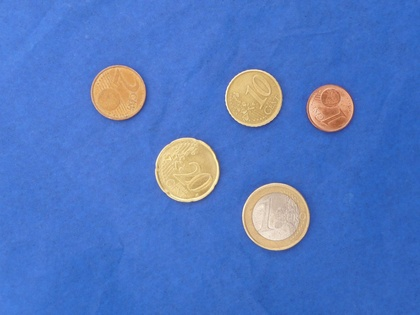
%> input picture BRUNO-1/Moedas2.jpg, 420 x 315 px, shrunk from 1024 x 768 before the run
$ octave nadia2.m   (GNU Octave 9; MATLAB toolbox functions it lacks are replaced by stand-ins)
%> lines starting %> are read from the running program, lines starting %| are printed output that depends on the picture; in (x1, y1, x2, y2) boxes, pixels count from 0 and x2, y2 are one past the last pixel; in counts of white or black regions, pixels touching at a corner belong together; the program's own positions count from 1
### PROJ1/distance.m
function [centx,centy,r]=distance(D);

[w h]=size(D');

mx=max(max(D));
r=mx;
for i=1:h
    for j=1:w
        if D(i,j)==mx;
            centx=j;
            centy=i;
        end
    end
end

### BRUNO-1/whichcoin.m
function  f=whichcoin(rad);

if rad>100
    f=1;
elseif (54<rad) & (rad<56)
    f=0.10;
elseif (76<rad) & (rad<77)
    f=10;
elseif (85<rad) & (rad<86)
    f=25;
elseif (95<rad) & (rad<96)
    f=50;
else
    f=0;
end

### BRUNO-1/nadia2.m
close all;
clear all;
clc;

color = char('r','g','b','y','m','c','w');

I1 = imread('Moedas2.jpg');
%> I1 is the input picture: size 315x420x3 uint8; mean R, G, B 81.8, 119.7, 194
figure, imshow(I1);

 % [11 lines of commented-out code are left out]


figure, imshow(I1);
%I1 = imsharpen(I1,'Radius', 2, 'Amount',1);
%figure, imshow(I1);

lab_he = rgb2lab(I1);
%> lab_he: size 315x420x3 double; mean of channels 1, 2, 3 51.2, 12.3, -42.4
ab = lab_he(:,:,2:3);
nrows = size(ab,1);
%> nrows = 315
ncols = size(ab,2);
%> ncols = 420
ab = reshape(ab,nrows*ncols,2);

nColors = 3;
% repeat the clustering 3 times to avoid local minima
[cluster_idx, cluster_center] = kmeans(ab,nColors,'distance','sqEuclidean', ...
                                      'Replicates',3);
%> cluster_center = [13.02 -50.52; 7.14 32.42; 4.71 6.28]
% - -

pixel_labels = reshape(cluster_idx,nrows,ncols);
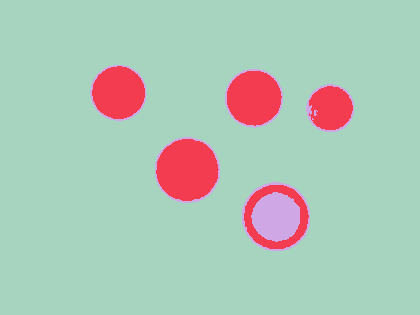
%> pixel_labels: size 315x420 double; 3 distinct labels, from 1 to 3; one colour per label, 0 black

figure, imshow(pixel_labels,[]) , title('image labeled by cluster index')


minD = min(pixel_labels(:));
%> minD = 1
maxD = max(pixel_labels(:));
%> maxD = 3

mapped_image = (double(pixel_labels) - minD) ./ (maxD - minD);

ncmap = size(colormap, 1);

mapped_image = mapped_image .* ncmap;
%> mapped_image: size 315x420 double; 3 distinct labels, from 0 to 256

if ncmap == 2
   mapped_image = mapped_image >= 0.5;  %logical
elseif ncmap <= 256
   mapped_image = uint8(mapped_image);
%> mapped_image: size 315x420 uint8; 3 distinct labels, from 0 to 255
else
   mapped_image = uint16(mapped_image);
end

imwrite( mapped_image, 'YourData.tif' )


%imwrite(pixel_labels, 'YourData.jpg' );

I2 = imread('YourData.tif');
%I2 = rgb2gray(I2);

d2 = imfill(I2, 'holes');
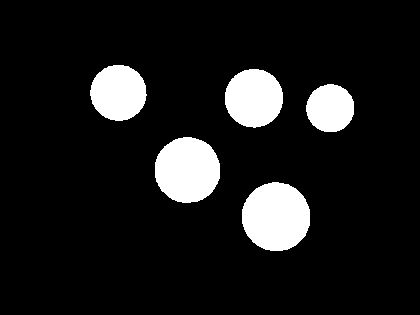
%> d2: size 315x420 uint8; 10.6% white; 5 white regions, box (x1, y1, x2, y2) and area: (242, 182, 310, 251) 3708, (155, 137, 220, 203) 3399, (225, 69, 283, 128) 2691, (90, 65, 147, 121) 2472, (306, 84, 354, 132) 1817
%figure, imshow(d2);


SE = strel('square',3);
SE = [0 1 0
      1 1 1
      0 1 0];
BW = imdilate(d2,SE);
%> BW: size 315x420 uint8; 11.3% white; 5 white regions, box (x1, y1, x2, y2) and area: (241, 181, 311, 252) 3904, (154, 136, 221, 204) 3589, (224, 68, 284, 129) 2860, (89, 64, 148, 122) 2633, (305, 83, 355, 133) 1956

BW2 =imerode(BW,SE);
%> BW2: size 315x420 uint8; 10.6% white; 5 white regions


Label=bwlabel(d2,4);
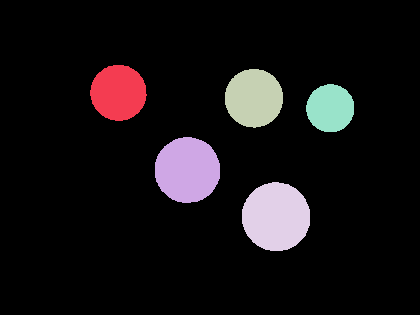
%> Label: size 315x420 double; 6 distinct labels, from 0 to 5; one colour per label, 0 black


[lb num] = bwlabel(d2); %estava BW3
%> num = 5

stats = regionprops(lb);
%> stats = 5 regions; box (x1, y1, x2, y2), Area and Centroid: (242, 182, 310, 251) 3708 [276.6 217.3], (155, 137, 220, 203) 3399 [188 170.6], (225, 69, 283, 128) 2691 [254.5 98.7], (90, 65, 147, 121) 2472 [119 93.4], (306, 84, 354, 132) 1817 [330.9 108.8]
areas = [stats.Area];
%> areas = [2472 3399 2691 3708 1817]
[dummy indM] = max(areas);
%> dummy = 3708; indM = 4
imgBr = (lb == indM);
%> imgBr: size 315x420 logical; 2.8% white; 1 white region, box (x1, y1, x2, y2) and area: (242, 182, 310, 251) 3708
n_ojb=0
areas = [];
figure; imshow(lb); hold on;

% [12 lines of commented-out code are left out]
[val ind] = max(areas)

%TESTING TESTING TESTING - LIGAR OBJECTOS

boundaries = bwboundaries(d2);
%> boundaries = 5 boundaries; box (x1, y1, x2, y2) and points: (242, 182, 310, 251) 193, (155, 137, 220, 203) 187, (225, 69, 283, 128) 166, (90, 65, 147, 121) 158, (306, 84, 354, 132) 136
numberOfBoundaries = size(boundaries, 1);
%> numberOfBoundaries = 5
for k = 1 : numberOfBoundaries
	thisBoundary = boundaries{k};
	plot(thisBoundary(:,2), thisBoundary(:,1), color(randi(numel(color))), 'LineWidth', 3);
end
%> this loop made 5 passes
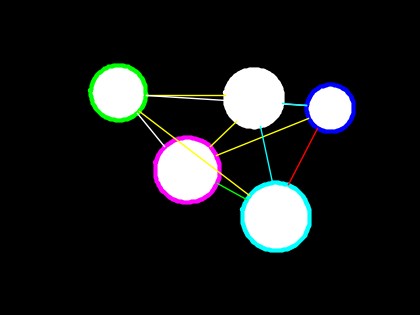
%> figure redrawn from the program's plot data
hold off;

fprintf('BOUNDARIES NUMBER IS %d \n',numberOfBoundaries);
%| BOUNDARIES NUMBER IS 5


% Define object boundaries
numberOfBoundaries = size(boundaries, 1)
% message = sprintf('Found %d boundaries', numberOfBoundaries);
% uiwait(helpdlg(message));
% Find minimum distance between each pair of boundaries
for b1 = 1 : numberOfBoundaries
	for b2 = 1 : numberOfBoundaries
		if b1 >= b2
			% Can't find distance between the region and itself
			continue;
		end
		boundary1 = boundaries{b1};
		boundary2 = boundaries{b2};
		boundary1x = boundary1(:, 2);
		boundary1y = boundary1(:, 1);
		x1=1;
		y1=1;
		x2=1;
		y2=1;
		overallMinDistance = inf; % Initialize.
		% For every point in boundary 2, find the distance to every point in boundary 1.
		for k = 1 : size(boundary2, 1)
			% Pick the next point on boundary 2.
			boundary2x = boundary2(k, 2);
			boundary2y = boundary2(k, 1);
			% For this point, compute distances from it to all points in boundary 1.
			allDistances = sqrt((boundary1x - boundary2x).^2 + (boundary1y - boundary2y).^2);
			% Find closest point, min distance.
			[minDistance(k), indexOfMin] = min(allDistances);
			if minDistance(k) < overallMinDistance
				x1 = boundary1x(indexOfMin);
				y1 = boundary1y(indexOfMin);
				x2 = boundary2x;
				y2 = boundary2y;
				overallMinDistance = minDistance(k);
			end
		end
		% Find the overall min distance
		minDistance = min(minDistance);
		% Report to command window.
		fprintf('The minimum distance from region %d to region %d is %.3f pixels\n', b1, b2, minDistance);

		% Draw a line between point 1 and 2


		line([x1, x2], [y1, y2], 'Color', color(randi(numel(color))), 'LineWidth', 1);
	end
end
%> after the loop, minDistance = 63.06

%annotation('Found %d regions\n', b1,[2 3 300 200])
fprintf('Found %d regions\n', b1);
%| Found 5 regions

%DETECCAO DE MOEDAS DAQUI PARA BAIXO

a1=(Label==1);
%> a1: size 315x420 logical; 1.9% white; 1 white region, box (x1, y1, x2, y2) and area: (90, 65, 147, 121) 2472
a2=(Label==2);
%> a2: size 315x420 logical; 2.6% white; 1 white region, box (x1, y1, x2, y2) and area: (155, 137, 220, 203) 3399
a3=(Label==3);
%> a3: size 315x420 logical; 2% white; 1 white region, box (x1, y1, x2, y2) and area: (225, 69, 283, 128) 2691
a4=(Label==4);
a5=(Label==5);
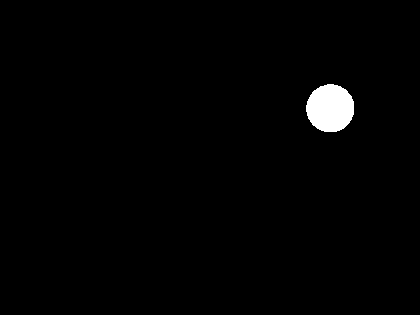
%> a5: size 315x420 logical; 1.4% white; 1 white region, box (x1, y1, x2, y2) and area: (306, 84, 354, 132) 1817
a6=(Label==6);
%> a6: size 315x420 logical; every value is 0
a7=(Label==7);
a8=(Label==8);
a9=(Label==9);
a10=(Label==10);


D1 = bwdist(~a1);
figure, imshow(D1,[]),
[xc1 yc1 r1]=distance(D1);
%> in distance, `[w h]=size(D');`: w = 420; h = 315
%> in distance, `mx=max(max(D));`: mx = 27.66
%> after the loop in distance, `for i=1:h`: centx = 119; centy = 93
%> xc1 = 119; yc1 = 93; r1 = 27.66
f1=whichcoin(r1)
%> f1 = 0
disp(r1)
%| 27.659


D2 = bwdist(~a2);           % computing minimal euclidean distance to non-white pixel
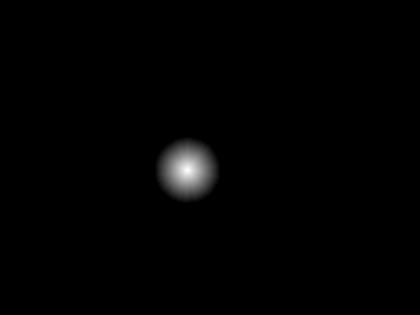
%> D2: size 315x420 single; min 0, max 32.25, mean 0.3; drawn with min black and max white
%figure, imshow(D2,[]),      %
[xc2 yc2 r2]=distance(D2);
%> xc2 = 188; yc2 = 171; r2 = 32.25
f2=whichcoin(r2)
%> f2 = 0
disp(r2)
%| 32.249

D3 = bwdist(~a3);           % computing minimal euclidean distance to non-white pixel
%figure, imshow(D3,[]),      %
[xc3 yc3 r3]=distance(D3);
%> xc3 = 255; yc3 = 99; r3 = 28.64
f3=whichcoin(r3)
%> f3 = 0
disp(r3)
%| 28.636

D4 = bwdist(~a4);           % computing minimal euclidean distance to non-white pixel
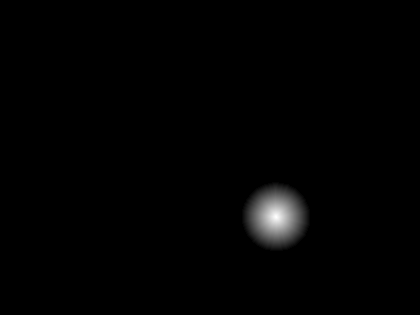
%> D4: size 315x420 single; min 0, max 33.73, mean 0.3; drawn with min black and max white
%figure, imshow(D4,[]),      %
[xc4 yc4 r4]=distance(D4);
%> xc4 = 277; yc4 = 218; r4 = 33.73
f4=whichcoin(r4)
%> f4 = 0
disp(r4)
%| 33.734

D5 = bwdist(~a5);           % computing minimal euclidean distance to non-white pixel
%figure, imshow(D5,[]),      %
[xc5 yc5 r5]=distance(D5);
%> xc5 = 331; yc5 = 109; r5 = 23.77
f5=whichcoin(r5)
%> f5 = 0
disp(r5)
%| 23.770

D6 = bwdist(~a6);           % computing minimal euclidean distance to non-white pixel
%> D6: size 315x420 single; every value is 0
%figure, imshow(D6,[]),      %
[xc6 yc6 r6]=distance(D6);
%> xc6 = 420; yc6 = 315; r6 = 0
f6=whichcoin(r6)
%> f6 = 0
disp(r6)
%| 0

D7 = bwdist(~a7);           % computing minimal euclidean distance to non-white pixel
%figure, imshow(D7,[]),      %
[xc7 yc7 r7]=distance(D7);
%> xc7 = 420; yc7 = 315; r7 = 0
f7=whichcoin(r7)
%> f7 = 0
disp(r7)
%| 0

D8 = bwdist(~a8);           % computing minimal euclidean distance to non-white pixel
%figure, imshow(D8,[]),      %
[xc8 yc8 r8]=distance(D8);
%> xc8 = 420; yc8 = 315; r8 = 0
f8=whichcoin(r8)
%> f8 = 0
disp(r8)
%| 0

D9 = bwdist(~a9);           % computing minimal euclidean distance to non-white pixel
%figure, imshow(D9,[]),      %
[xc9 yc9 r9]=distance(D9);
%> xc9 = 420; yc9 = 315; r9 = 0
f9=whichcoin(r9)
%> f9 = 0
disp(r9)
%| 0

D10 = bwdist(~a10);           % computing minimal euclidean distance to non-white pixel
%figure, imshow(D10,[]),      %
[xc10 yc10 r10]=distance(D10);
%> xc10 = 420; yc10 = 315; r10 = 0
f10=whichcoin(r10)
%> f10 = 0
disp(r10)
%| 0

$ run again, with BRUNO-1/Moedas1.jpg copied over BRUNO-1/Moedas2.jpg
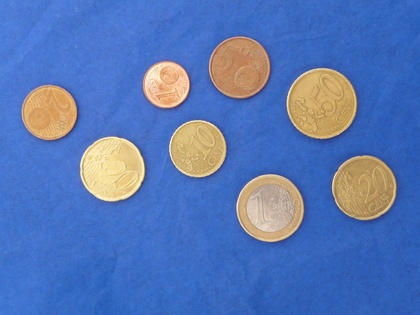
%> input picture BRUNO-1/Moedas1.jpg, 420 x 315 px, shrunk from 1024 x 768 before the run
%> I1 is the input picture: size 315x420x3 uint8; mean R, G, B 87.9, 118.8, 180.9
%> lab_he: size 315x420x3 double; mean of channels 1, 2, 3 50.9, 11.9, -35.5
%> cluster_center = [6.53 32.65; 13.25 -49.94; 5.11 4.75]
%> `pixel_labels = reshape(cluster_idx,nrows,ncols);`:
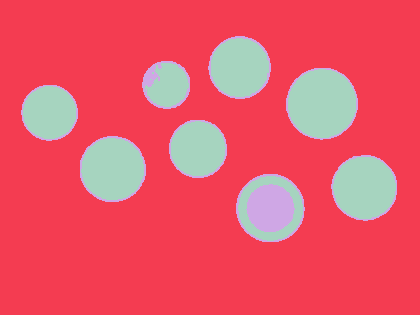
%> pixel_labels: size 315x420 double; 3 distinct labels, from 1 to 3; one colour per label, 0 black
%> minD = 1
%> maxD = 3
%> d2: size 315x420 uint8; values 128 (black) and 255 (white), 18.7% white; 8 white regions, largest, box (x1, y1, x2, y2) and area: (286, 68, 358, 140) 4067, (236, 174, 305, 242) 3705, (80, 136, 146, 202) 3459
%> BW: size 315x420 uint8; values 128 (black) and 255 (white), 19.8% white; 8 white regions
%> Label: size 315x420 double; every value is 1
%> num = 1
%> stats = 1 region; box (x1, y1, x2, y2), Area and Centroid: (0, 0, 420, 315) 132300 [210.5 158]
%> areas = 132300
%> indM = 1
%> imgBr: size 315x420 logical; every value is 1
%> boundaries = 1 boundary; box (x1, y1, x2, y2) and points: (0, 0, 420, 315) 1467
%> numberOfBoundaries = 1
%> the loop `for k = 1 : numberOfBoundaries` made 1 pass
%> after the loop `for k = 1 : numberOfBoundaries`:
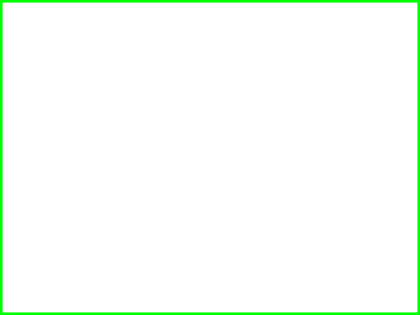
%> figure redrawn from the program's plot data
%| BOUNDARIES NUMBER IS 1
%> the loop `for b1 = 1 : numberOfBoundaries` made 1 pass
%| Found 1 regions
%> a2: size 315x420 logical; every value is 0
%> D1: size 315x420 single; every value is NaN or infinite
%> w = 420; h = 315
%> mx = Inf
%> after the loop in distance, `for i=1:h`: centx = 420; centy = 315
%> xc1 = 420; yc1 = 315; r1 = Inf
%> f1 = 1
%| Inf
%> D2: size 315x420 single; every value is 0
%> xc2 = 420; yc2 = 315; r2 = 0
%| 0
%> xc3 = 420; yc3 = 315; r3 = 0
%| 0
%> xc4 = 420; yc4 = 315; r4 = 0
%| 0
%> xc5 = 420; yc5 = 315; r5 = 0
%| 0
%> xc6 = 420; yc6 = 315; r6 = 0
%| 0
%> xc7 = 420; yc7 = 315; r7 = 0
%| 0
%> xc8 = 420; yc8 = 315; r8 = 0
%| 0
%> xc9 = 420; yc9 = 315; r9 = 0
%| 0
%> xc10 = 420; yc10 = 315; r10 = 0
%| 0

$ run again, with BRUNO-1/Moedas3.jpg copied over BRUNO-1/Moedas2.jpg
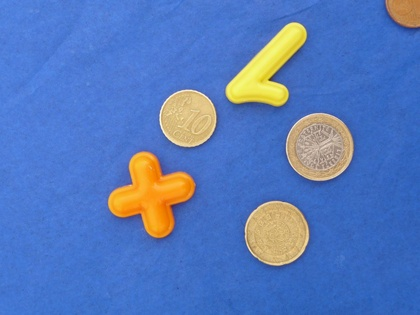
%> input picture BRUNO-1/Moedas3.jpg, 420 x 315 px, shrunk from 1024 x 768 before the run
%> I1 is the input picture: size 315x420x3 uint8; mean R, G, B 87.4, 121.4, 186.2
%> lab_he: size 315x420x3 double; mean of channels 1, 2, 3 51.9, 11.9, -37.4
%> cluster_center = [12.86 -49.92; 4.2 25.61; 8.62 68.79]
%> pixel_labels: size 315x420 double; 3 distinct labels, from 1 to 3
%> minD = 1
%> maxD = 3
%> Label: size 315x420 double; 7 distinct labels, from 0 to 6
%> num = 6
%> stats = 6 regions; box (x1, y1, x2, y2), Area and Centroid: (108, 151, 196, 239) 4272 [152.2 195.3], (286, 113, 354, 181) 3637 [320.3 147.7], (225, 22, 308, 107) 3449 [268.3 70.3], (244, 201, 310, 266) 3332 [277.5 233.9], (159, 90, 217, 148) 2623 [188.8 119.1], (386, 0, 420, 28) 802 [405.4 12.9]
%> areas = [4272 2623 3449 3332 3637 802]
%> dummy = 4272; indM = 1
%> imgBr: size 315x420 logical; 3.2% white; 1 white region, box (x1, y1, x2, y2) and area: (108, 151, 196, 239) 4272
%> boundaries = 6 boundaries; box (x1, y1, x2, y2) and points: (108, 151, 196, 239) 273, (225, 22, 308, 107) 237, (286, 113, 354, 181) 192, (244, 201, 310, 266) 184, (159, 90, 217, 148) 163, (386, 0, 420, 28) 105
%> numberOfBoundaries = 6
%> the loop `for k = 1 : numberOfBoundaries` made 6 passes
%> after the loop `for k = 1 : numberOfBoundaries`:
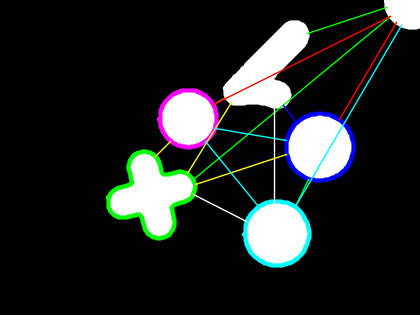
%> figure redrawn from the program's plot data
%| BOUNDARIES NUMBER IS 6
%> the loop `for b1 = 1 : numberOfBoundaries` made 6 passes
%> (printed output is left out)
%> after the loop `for b1 = 1 : numberOfBoundaries`: minDistance = 112.5
%| Found 6 regions
%> a2: size 315x420 logical; 2% white; 1 white region, box (x1, y1, x2, y2) and area: (159, 90, 217, 148) 2623
%> a3: size 315x420 logical; 2.6% white; 1 white region, box (x1, y1, x2, y2) and area: (225, 22, 308, 107) 3449
%> a4: size 315x420 logical; 2.5% white; 1 white region, box (x1, y1, x2, y2) and area: (244, 201, 310, 266) 3332
%> a5: size 315x420 logical; 2.7% white; 1 white region, box (x1, y1, x2, y2) and area: (286, 113, 354, 181) 3637
%> a6: size 315x420 logical; 0.61% white; 1 white region, box (x1, y1, x2, y2) and area: (386, 0, 420, 28) 802
%> a7: size 315x420 logical; every value is 0
%> w = 420; h = 315
%> mx = 23.71
%> after the loop in distance, `for i=1:h`: centx = 153; centy = 195
%> xc1 = 153; yc1 = 195; r1 = 23.71
%> f1 = 0
%| 23.707
%> xc2 = 189; yc2 = 119; r2 = 28.64
%> f2 = 0
%| 28.636
%> xc3 = 254; yc3 = 85; r3 = 19
%> f3 = 0
%| 19
%> xc4 = 277; yc4 = 234; r4 = 32
%> f4 = 0
%| 32
%> `D5 = bwdist(~a5);`:
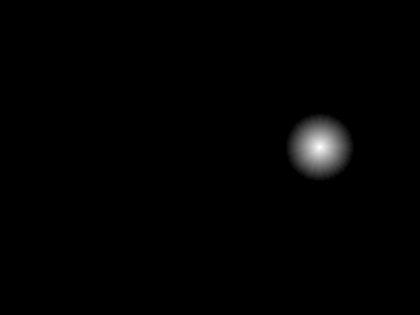
%> D5: size 315x420 single; min 0, max 33.53, mean 0.3; drawn with min black and max white
%> xc5 = 320; yc5 = 148; r5 = 33.53
%> f5 = 0
%| 33.526
%> xc6 = 414; yc6 = 1; r6 = 27.29
%> f6 = 0
%| 27.295
%> D7: size 315x420 single; every value is 0
%> xc7 = 420; yc7 = 315; r7 = 0
%| 0
%> xc8 = 420; yc8 = 315; r8 = 0
%| 0
%> xc9 = 420; yc9 = 315; r9 = 0
%| 0
%> xc10 = 420; yc10 = 315; r10 = 0
%| 0
